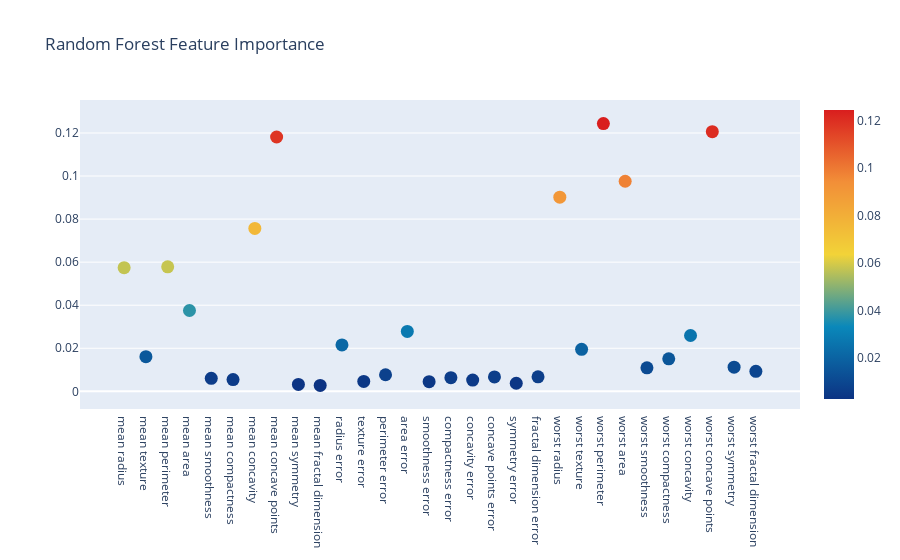

Notebook code cell kept with this figure:
### Markdown cell above
### 산점도로 Feature Importance 나타내기

### Code cell
trace = go.Scatter(
    y = rf.feature_importances_,
    x = features, 
    mode = 'markers',
    marker=dict(
        sizemode='diameter',
        sizeref = 1,
        size = 13,
        color = rf.feature_importances_,
        colorscale='Portland',
        showscale=True
    ),
    text=features
)

data = [trace] 

layout = go.Layout(
    autosize=True,
    title = 'Random Forest Feature Importance',
    hovermode = 'closest',
     xaxis=dict(
         ticklen=5,
         showgrid=False,
         zeroline=False,
         showline=False
     ),
    showlegend=False
)

fig = go.Figure(data=data, layout=layout)
py.iplot(fig, filename='scatter2010')

### Figure 1 — Plotly figure (JSON) as saved in the notebook; plotly's stock layout.template omitted (floating-point values rounded to 4 significant figures)
{"data": [{"marker": {"color": [0.05746, 0.01609, 0.05783, 0.03755, 0.006041, 0.005485, 0.07569, 0.1181, 0.003236, 0.002749, 0.02155, 0.004614, 0.007701, 0.02782, 0.004478, 0.006348, 0.005257, 0.006703, 0.003769, 0.006752, 0.09017, 0.0195, 0.1244, 0.09758, 0.01093, 0.01511, 0.02593, 0.1206, 0.01122, 0.009301], "colorscale": [[0, "rgb(12,51,131)"], [0.25, "rgb(10,136,186)"], [0.5, "rgb(242,211,56)"], [0.75, "rgb(242,143,56)"], [1, "rgb(217,30,30)"]], "showscale": true, "size": 13, "sizemode": "diameter", "sizeref": 1}, "mode": "markers", "text": ["mean radius", "mean texture", "mean perimeter", "mean area", "mean smoothness", "mean compactness", "mean concavity", "mean concave points", "mean symmetry", "mean fractal dimension", "radius error", "texture error", "perimeter error", "area error", "smoothness error", "compactness error", "concavity error", "concave points error", "symmetry error", "fractal dimension error", "worst radius", "worst texture", "worst perimeter", "worst area", "worst smoothness", "worst compactness", "worst concavity", "worst concave points", "worst symmetry", "worst fractal dimension"], "type": "scatter", "x": ["mean radius", "mean texture", "mean perimeter", "mean area", "mean smoothness", "mean compactness", "mean concavity", "mean concave points", "mean symmetry", "mean fractal dimension", "radius error", "texture error", "perimeter error", "area error", "smoothness error", "compactness error", "concavity error", "concave points error", "symmetry error", "fractal dimension error", "worst radius", "worst texture", "worst perimeter", "worst area", "worst smoothness", "worst compactness", "worst concavity", "worst concave points", "worst symmetry", "worst fractal dimension"], "y": [0.05746, 0.01609, 0.05783, 0.03755, 0.006041, 0.005485, 0.07569, 0.1181, 0.003236, 0.002749, 0.02155, 0.004614, 0.007701, 0.02782, 0.004478, 0.006348, 0.005257, 0.006703, 0.003769, 0.006752, 0.09017, 0.0195, 0.1244, 0.09758, 0.01093, 0.01511, 0.02593, 0.1206, 0.01122, 0.009301]}], "layout": {"autosize": true, "hovermode": "closest", "showlegend": false, "title": {"text": "Random Forest Feature Importance"}, "xaxis": {"showgrid": false, "showline": false, "ticklen": 5, "zeroline": false}}}
